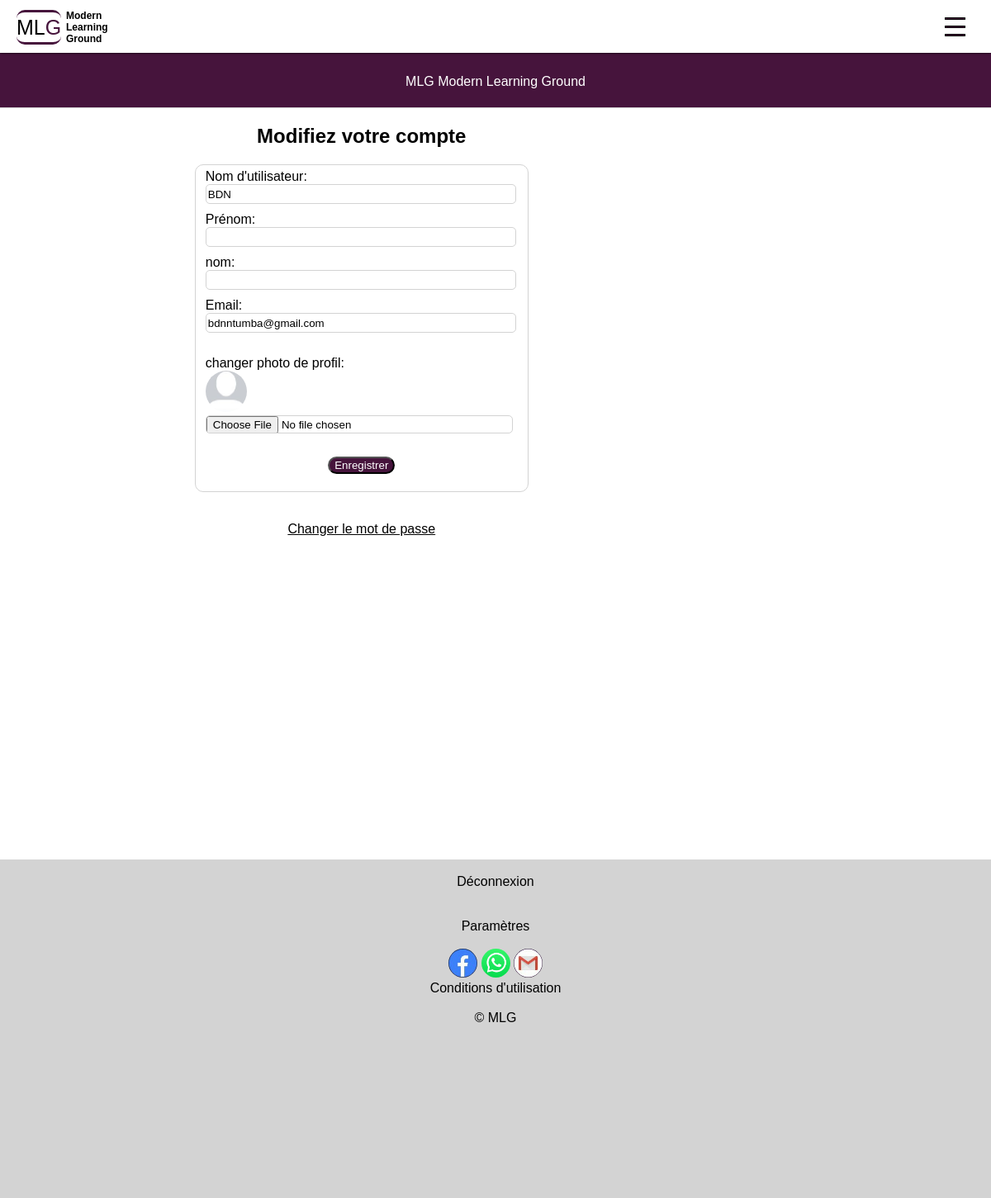
Screenshot of /settings/ (signed in) with the database file from the repository.
### learning/models.py (models this page shows)
class Inscrit(AbstractUser):
  photo = models.ImageField(upload_to = 'photos', default = 'photos/default.jpg', null = True)
  pass

### learning/views.py (the view, shortened to what this page needs)
# urls.py: path('settings/', views.settings_view, name='settings'),
def settings_view(request):
  form = InscritForm()
  return render(request, 'learning/settings.html', {'form':form})

### learning/forms.py
class InscritForm(forms.ModelForm):
  class Meta:
    model = Inscrit
    fields = ['username', 'first_name', 'last_name', 'email', 'password', 'photo']
    widgets = {
      'password':forms.PasswordInput(),
    }

### learning/templates/learning/settings.html (shortened to what this page needs)
{% extends 'base_template.html' %}
{% block content %}
{% if user.is_authenticated %}
<h2>Modifiez votre compte </h2>
<fieldset class='modify-form'>
  <form enctype="multipart/form-data" method="POST" action="{% url 'settings' %}">
    <div class="modify-form-div">
      <div>
        Nom d'utilisateur:
      </div>
      <div>
        <input name="username" type="text" value="{{user.username}}" />
      </div>
      <div>
        Prénom:
      </div>
      <div>
        <input name="first_name" type="text" value="{{user.first_name}}" />
      </div>
      <div>
        nom:
      </div>
      <div>
        <input name="last_name" type="text" value="{{user.last_name}}" />
      </div>
      <div>
        Email:
      </div>
      <div>
        <input name="email" type="email" value="{{user.email}}" />
      </div>
      <br>
      <div>
        changer photo de profil:
      </div>
      <div>
        <img src="{{ user.photo.url }}" width="50"
        height="50" />
        {{form.photo}}
      </div>
    </div>
    <br>
    <button type="submit" class="save-btn"> Enregistrer </button>
  </form>
</fieldset>
<br><br>
<a href="{% url 'password-change' %}">Changer le mot de passe</a>
{% endif %}
<br>
{% endblock %}

### learning/static/learning/main.css (style rules this page uses)
body { background-color: rgb(70, 20, 60); font-family: Garamond, Lucida, Arial, sans-serif; }
body a { color: black; }
button { border-radius: 20px; background-color: rgb(70, 20, 60); color: white; }
.save-btn { background: rgb(70, 20, 60); color: white; }
.modify-form-div div input { width: 97%; margin-bottom: 15px; border-radius: 5px; height: 20px; border: 1px solid lightgray; }
.modify-form { width: 75%; height: 380px; border: 1px solid lightgray; border-radius:10px; }
.modify-form-div div input { width: 98%; margin-bottom: 10px; border-radius: 5px; border: 1px solid lightgray; }
.modify-form-div div { text-align: left; }
.modify-form-div div img { border-radius: 30px; }
@media screen and (min-width: 900px) { .modify-form { width: 45%; height: 380px; border: 1px solid lightgray; } }
@media screen and (min-width: 900px) { .modify-form-div div input { width: 98%; margin-bottom: 10px; border-radius: 5px; border: 1px solid lightgray; } }
@media screen and (min-width: 900px) { .modify-form-div div { text-align: left; } }

### rows the page displays
Inscrit: username "BDN", email "bdnntumba@gmail.com", photo (placeholder picture)
